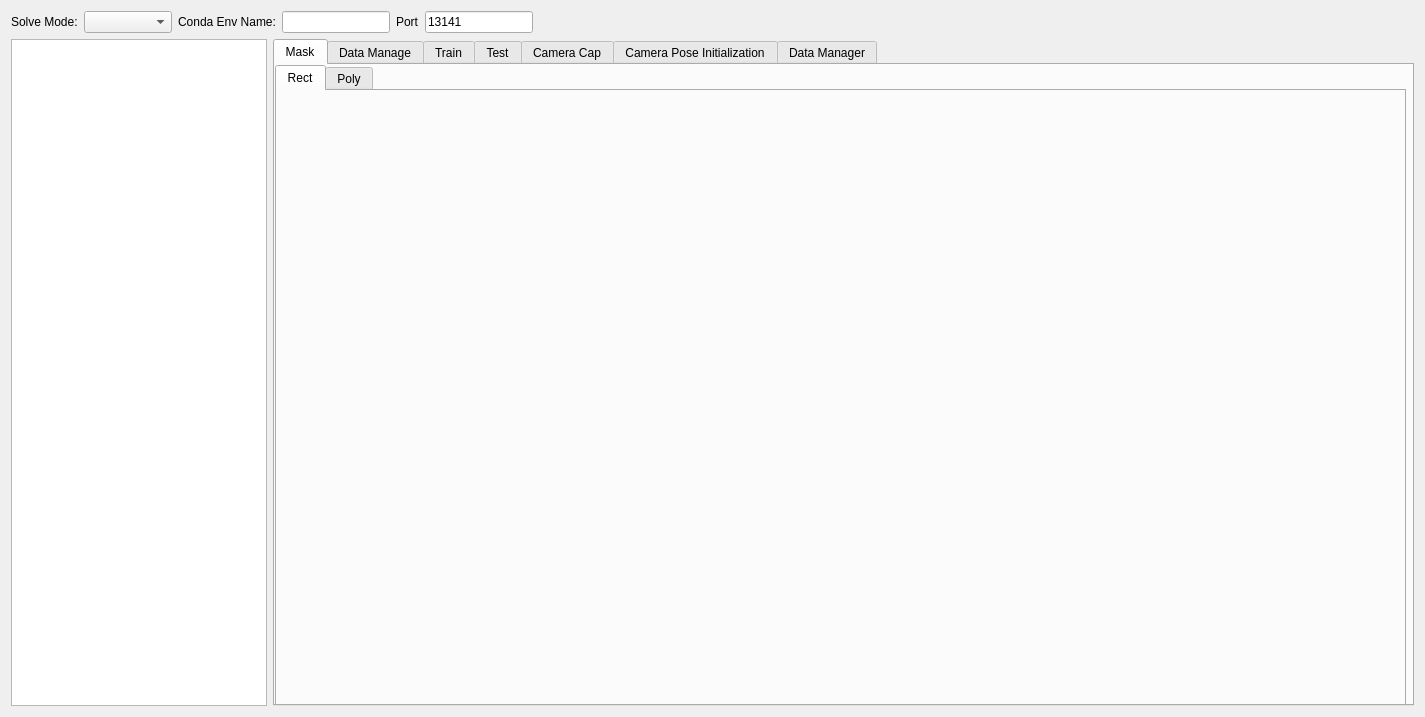
<?xml version="1.0" encoding="UTF-8"?>
<ui version="4.0">
 <class>ClientDialog</class>
 <widget class="QDialog" name="ClientDialog">
  <property name="geometry">
   <rect>
    <x>0</x>
    <y>0</y>
    <width>1425</width>
    <height>717</height>
   </rect>
  </property>
  <property name="windowTitle">
   <string>Dialog</string>
  </property>
  <property name="autoFillBackground">
   <bool>false</bool>
  </property>
  <property name="styleSheet">
   <string notr="true"/>
  </property>
  <layout class="QVBoxLayout" name="verticalLayout_2">
   <item>
    <layout class="QHBoxLayout" name="Layout_Solve_Mode" stretch="0,1,0,0,0,0,10">
     <property name="sizeConstraint">
      <enum>QLayout::SetDefaultConstraint</enum>
     </property>
     <item>
      <widget class="QLabel" name="label_Solve_Mode">
       <property name="text">
        <string>Solve Mode:</string>
       </property>
      </widget>
     </item>
     <item>
      <widget class="QComboBox" name="cBox_SolveMode"/>
     </item>
     <item>
      <widget class="QLabel" name="label_Conda_Env_Name">
       <property name="text">
        <string>Conda Env Name:</string>
       </property>
      </widget>
     </item>
     <item>
      <widget class="QLineEdit" name="lineEdit_Conda_Env_Name"/>
     </item>
     <item>
      <widget class="QLabel" name="label_Port">
       <property name="text">
        <string>Port</string>
       </property>
      </widget>
     </item>
     <item>
      <widget class="QLineEdit" name="lineEdit_Port">
       <property name="text">
        <string>13141</string>
       </property>
      </widget>
     </item>
     <item>
      <spacer name="horizontalSpacer">
       <property name="orientation">
        <enum>Qt::Horizontal</enum>
       </property>
       <property name="sizeHint" stdset="0">
        <size>
         <width>40</width>
         <height>20</height>
        </size>
       </property>
      </spacer>
     </item>
    </layout>
   </item>
   <item>
    <layout class="QHBoxLayout" name="horizontalLayout" stretch="0,7">
     <item>
      <layout class="QVBoxLayout" name="LeftLayout">
       <item>
        <widget class="QPlainTextEdit" name="plainTextEdit"/>
       </item>
      </layout>
     </item>
     <item>
      <layout class="QHBoxLayout" name="ImgLayout">
       <item>
        <widget class="QTabWidget" name="tabWidget">
         <property name="sizePolicy">
          <sizepolicy hsizetype="Expanding" vsizetype="Expanding">
           <horstretch>0</horstretch>
           <verstretch>0</verstretch>
          </sizepolicy>
         </property>
         <property name="tabPosition">
          <enum>QTabWidget::North</enum>
         </property>
         <property name="tabShape">
          <enum>QTabWidget::Rounded</enum>
         </property>
         <property name="currentIndex">
          <number>0</number>
         </property>
         <property name="movable">
          <bool>false</bool>
         </property>
         <widget class="QWidget" name="Tab_Mask">
          <property name="enabled">
           <bool>true</bool>
          </property>
          <property name="sizePolicy">
           <sizepolicy hsizetype="Expanding" vsizetype="Expanding">
            <horstretch>0</horstretch>
            <verstretch>0</verstretch>
           </sizepolicy>
          </property>
          <property name="accessibleName">
           <string/>
          </property>
          <attribute name="title">
           <string>Mask</string>
          </attribute>
          <widget class="QWidget" name="horizontalLayoutWidget_7">
           <property name="geometry">
            <rect>
             <x>0</x>
             <y>0</y>
             <width>1131</width>
             <height>651</height>
            </rect>
           </property>
           <layout class="QHBoxLayout" name="HLayout_MaskMode" stretch="0">
            <property name="sizeConstraint">
             <enum>QLayout::SetDefaultConstraint</enum>
            </property>
            <item>
             <widget class="QTabWidget" name="Tab_MaskMode">
              <property name="currentIndex">
               <number>0</number>
              </property>
              <widget class="QWidget" name="Tab_MaskRect">
               <property name="sizePolicy">
                <sizepolicy hsizetype="Expanding" vsizetype="Expanding">
                 <horstretch>0</horstretch>
                 <verstretch>0</verstretch>
                </sizepolicy>
               </property>
               <attribute name="title">
                <string>Rect</string>
               </attribute>
               <widget class="QWidget" name="horizontalLayoutWidget">
                <property name="geometry">
                 <rect>
                  <x>0</x>
                  <y>0</y>
                  <width>1121</width>
                  <height>621</height>
                 </rect>
                </property>
                <layout class="QHBoxLayout" name="HLayout_mask_rect">
                 <property name="sizeConstraint">
                  <enum>QLayout::SetDefaultConstraint</enum>
                 </property>
                </layout>
               </widget>
              </widget>
              <widget class="QWidget" name="Tab_MaskPoly">
               <attribute name="title">
                <string>Poly</string>
               </attribute>
               <widget class="QWidget" name="horizontalLayoutWidget_4">
                <property name="geometry">
                 <rect>
                  <x>0</x>
                  <y>0</y>
                  <width>1121</width>
                  <height>611</height>
                 </rect>
                </property>
                <layout class="QHBoxLayout" name="HLayout_mask_poly"/>
               </widget>
              </widget>
             </widget>
            </item>
           </layout>
          </widget>
         </widget>
         <widget class="QWidget" name="Tab_DataManage">
          <attribute name="title">
           <string>Data Manage</string>
          </attribute>
          <widget class="QLabel" name="label_folder_type">
           <property name="geometry">
            <rect>
             <x>30</x>
             <y>30</y>
             <width>66</width>
             <height>16</height>
            </rect>
           </property>
           <property name="text">
            <string>Folder Type</string>
           </property>
          </widget>
          <widget class="QProgressBar" name="progressBar_send_obj">
           <property name="geometry">
            <rect>
             <x>30</x>
             <y>90</y>
             <width>151</width>
             <height>20</height>
            </rect>
           </property>
           <property name="value">
            <number>0</number>
           </property>
          </widget>
          <widget class="QComboBox" name="cBox_folder_type">
           <property name="geometry">
            <rect>
             <x>110</x>
             <y>30</y>
             <width>71</width>
             <height>20</height>
            </rect>
           </property>
           <item>
            <property name="text">
             <string>Dataset</string>
            </property>
           </item>
           <item>
            <property name="text">
             <string>OBJ</string>
            </property>
           </item>
          </widget>
          <widget class="QPushButton" name="SendFolderButton">
           <property name="geometry">
            <rect>
             <x>30</x>
             <y>60</y>
             <width>151</width>
             <height>23</height>
            </rect>
           </property>
           <property name="text">
            <string>Send Folder</string>
           </property>
          </widget>
          <widget class="QPushButton" name="Btn_GetReceivedMessage">
           <property name="geometry">
            <rect>
             <x>30</x>
             <y>130</y>
             <width>151</width>
             <height>31</height>
            </rect>
           </property>
           <property name="text">
            <string>Get Files Message</string>
           </property>
          </widget>
          <widget class="QPlainTextEdit" name="plainTextEdit_received_output">
           <property name="geometry">
            <rect>
             <x>220</x>
             <y>20</y>
             <width>891</width>
             <height>191</height>
            </rect>
           </property>
          </widget>
          <widget class="QPushButton" name="Btn_ClearAll">
           <property name="geometry">
            <rect>
             <x>30</x>
             <y>170</y>
             <width>151</width>
             <height>31</height>
            </rect>
           </property>
           <property name="text">
            <string>Clear All</string>
           </property>
          </widget>
          <widget class="QWidget" name="horizontalLayoutWidget_5">
           <property name="geometry">
            <rect>
             <x>10</x>
             <y>270</y>
             <width>1111</width>
             <height>351</height>
            </rect>
           </property>
           <layout class="QHBoxLayout" name="HLayout_mask_dataset_control"/>
          </widget>
         </widget>
         <widget class="QWidget" name="Tab_Train">
          <attribute name="title">
           <string>Train</string>
          </attribute>
          <widget class="QPushButton" name="Btn_GetResult">
           <property name="geometry">
            <rect>
             <x>30</x>
             <y>560</y>
             <width>173</width>
             <height>23</height>
            </rect>
           </property>
           <property name="text">
            <string>Get Latest Result</string>
           </property>
          </widget>
          <widget class="QPushButton" name="Btn_StopTrain">
           <property name="geometry">
            <rect>
             <x>30</x>
             <y>431</y>
             <width>173</width>
             <height>23</height>
            </rect>
           </property>
           <property name="text">
            <string>Stop Train</string>
           </property>
          </widget>
          <widget class="QPushButton" name="Btn_Train">
           <property name="geometry">
            <rect>
             <x>30</x>
             <y>402</y>
             <width>173</width>
             <height>23</height>
            </rect>
           </property>
           <property name="text">
            <string>Train</string>
           </property>
          </widget>
          <widget class="QPushButton" name="Btn_Enhancement">
           <property name="geometry">
            <rect>
             <x>30</x>
             <y>200</y>
             <width>171</width>
             <height>31</height>
            </rect>
           </property>
           <property name="text">
            <string>Start Enhancement</string>
           </property>
          </widget>
          <widget class="QLabel" name="label_DataEnhancementFactor">
           <property name="geometry">
            <rect>
             <x>30</x>
             <y>165</y>
             <width>121</width>
             <height>16</height>
            </rect>
           </property>
           <property name="text">
            <string>Enhancement Factor:</string>
           </property>
          </widget>
          <widget class="QTextEdit" name="textEdit_DataEnhancementFactor">
           <property name="geometry">
            <rect>
             <x>150</x>
             <y>160</y>
             <width>51</width>
             <height>24</height>
            </rect>
           </property>
          </widget>
          <widget class="QLabel" name="label_MaxObjNum">
           <property name="geometry">
            <rect>
             <x>30</x>
             <y>65</y>
             <width>121</width>
             <height>16</height>
            </rect>
           </property>
           <property name="text">
            <string>Max OBJ Num / Img :</string>
           </property>
          </widget>
          <widget class="QTextEdit" name="textEdit_MaxObjNum">
           <property name="geometry">
            <rect>
             <x>150</x>
             <y>60</y>
             <width>51</width>
             <height>24</height>
            </rect>
           </property>
          </widget>
          <widget class="QPushButton" name="Btn_DataChange">
           <property name="geometry">
            <rect>
             <x>30</x>
             <y>340</y>
             <width>171</width>
             <height>31</height>
            </rect>
           </property>
           <property name="text">
            <string>Start DataChange</string>
           </property>
          </widget>
          <widget class="QLabel" name="label_CreateDataNum">
           <property name="geometry">
            <rect>
             <x>30</x>
             <y>30</y>
             <width>121</width>
             <height>21</height>
            </rect>
           </property>
           <property name="text">
            <string>Create Data Num   :</string>
           </property>
          </widget>
          <widget class="QTextEdit" name="textEdit_CreateDataNum">
           <property name="geometry">
            <rect>
             <x>150</x>
             <y>30</y>
             <width>51</width>
             <height>24</height>
            </rect>
           </property>
          </widget>
          <widget class="QPushButton" name="Btn_CreateData">
           <property name="geometry">
            <rect>
             <x>30</x>
             <y>90</y>
             <width>171</width>
             <height>31</height>
            </rect>
           </property>
           <property name="text">
            <string>Start Create Data</string>
           </property>
          </widget>
          <widget class="QLabel" name="label_LabelNum">
           <property name="geometry">
            <rect>
             <x>30</x>
             <y>310</y>
             <width>121</width>
             <height>16</height>
            </rect>
           </property>
           <property name="text">
            <string>Label Num :</string>
           </property>
          </widget>
          <widget class="QLineEdit" name="lineEdit_LabelNum">
           <property name="geometry">
            <rect>
             <x>150</x>
             <y>305</y>
             <width>51</width>
             <height>24</height>
            </rect>
           </property>
          </widget>
          <widget class="QLineEdit" name="lineEdit_TrainPercent">
           <property name="geometry">
            <rect>
             <x>150</x>
             <y>270</y>
             <width>51</width>
             <height>24</height>
            </rect>
           </property>
          </widget>
          <widget class="QLabel" name="label_TrainPercent">
           <property name="geometry">
            <rect>
             <x>30</x>
             <y>275</y>
             <width>121</width>
             <height>16</height>
            </rect>
           </property>
           <property name="text">
            <string>Train / Total(%) :</string>
           </property>
          </widget>
          <widget class="QPushButton" name="Btn_Valid">
           <property name="geometry">
            <rect>
             <x>30</x>
             <y>460</y>
             <width>173</width>
             <height>23</height>
            </rect>
           </property>
           <property name="text">
            <string>Valid</string>
           </property>
          </widget>
          <widget class="QPushButton" name="Btn_SetResult">
           <property name="geometry">
            <rect>
             <x>30</x>
             <y>610</y>
             <width>173</width>
             <height>23</height>
            </rect>
           </property>
           <property name="text">
            <string>Set Model Result</string>
           </property>
          </widget>
          <widget class="QLineEdit" name="lineEdit_ReturnResultFolderName">
           <property name="geometry">
            <rect>
             <x>30</x>
             <y>530</y>
             <width>171</width>
             <height>21</height>
            </rect>
           </property>
          </widget>
          <widget class="QProgressBar" name="progressBar_ResultTrans">
           <property name="geometry">
            <rect>
             <x>30</x>
             <y>587</y>
             <width>171</width>
             <height>20</height>
            </rect>
           </property>
           <property name="value">
            <number>0</number>
           </property>
          </widget>
         </widget>
         <widget class="QWidget" name="Tab_Test">
          <attribute name="title">
           <string>Test</string>
          </attribute>
          <widget class="QLabel" name="label_output_img">
           <property name="geometry">
            <rect>
             <x>670</x>
             <y>30</y>
             <width>450</width>
             <height>450</height>
            </rect>
           </property>
           <property name="text">
            <string>Output Image</string>
           </property>
           <property name="alignment">
            <set>Qt::AlignCenter</set>
           </property>
          </widget>
          <widget class="QPushButton" name="processBtn_darknet">
           <property name="geometry">
            <rect>
             <x>30</x>
             <y>130</y>
             <width>173</width>
             <height>23</height>
            </rect>
           </property>
           <property name="text">
            <string>Darknet Process</string>
           </property>
          </widget>
          <widget class="QPushButton" name="processBtn_lapnet">
           <property name="geometry">
            <rect>
             <x>30</x>
             <y>90</y>
             <width>173</width>
             <height>23</height>
            </rect>
           </property>
           <property name="text">
            <string>LapNet Process</string>
           </property>
          </widget>
          <widget class="QPushButton" name="OpenImgButton">
           <property name="geometry">
            <rect>
             <x>30</x>
             <y>40</y>
             <width>171</width>
             <height>23</height>
            </rect>
           </property>
           <property name="text">
            <string>OpenImage</string>
           </property>
          </widget>
          <widget class="QLabel" name="label_input_img">
           <property name="geometry">
            <rect>
             <x>210</x>
             <y>30</y>
             <width>450</width>
             <height>450</height>
            </rect>
           </property>
           <property name="sizePolicy">
            <sizepolicy hsizetype="Preferred" vsizetype="Preferred">
             <horstretch>0</horstretch>
             <verstretch>0</verstretch>
            </sizepolicy>
           </property>
           <property name="text">
            <string>Input Image</string>
           </property>
           <property name="alignment">
            <set>Qt::AlignCenter</set>
           </property>
          </widget>
          <widget class="QPushButton" name="Btn_InitModel">
           <property name="geometry">
            <rect>
             <x>30</x>
             <y>260</y>
             <width>171</width>
             <height>61</height>
            </rect>
           </property>
           <property name="text">
            <string>Init Model</string>
           </property>
          </widget>
          <widget class="QPushButton" name="processBtn_poly_yolo">
           <property name="geometry">
            <rect>
             <x>30</x>
             <y>170</y>
             <width>173</width>
             <height>23</height>
            </rect>
           </property>
           <property name="text">
            <string>Poly Yolo Process</string>
           </property>
          </widget>
          <widget class="QPushButton" name="Btn_DarknetTest">
           <property name="geometry">
            <rect>
             <x>30</x>
             <y>420</y>
             <width>171</width>
             <height>61</height>
            </rect>
           </property>
           <property name="text">
            <string>Darknet Test</string>
           </property>
          </widget>
          <widget class="QProgressBar" name="progressBar_SendTestFile">
           <property name="geometry">
            <rect>
             <x>30</x>
             <y>490</y>
             <width>171</width>
             <height>20</height>
            </rect>
           </property>
           <property name="value">
            <number>0</number>
           </property>
          </widget>
          <widget class="QCheckBox" name="checkBox_LoadNet">
           <property name="geometry">
            <rect>
             <x>30</x>
             <y>220</y>
             <width>71</width>
             <height>16</height>
            </rect>
           </property>
           <property name="text">
            <string>Load Net</string>
           </property>
          </widget>
          <widget class="QLabel" name="label_Thresh">
           <property name="geometry">
            <rect>
             <x>30</x>
             <y>240</y>
             <width>51</width>
             <height>16</height>
            </rect>
           </property>
           <property name="text">
            <string>Thresh :</string>
           </property>
          </widget>
          <widget class="QLineEdit" name="lineEdit_Thresh">
           <property name="geometry">
            <rect>
             <x>80</x>
             <y>238</y>
             <width>41</width>
             <height>20</height>
            </rect>
           </property>
          </widget>
          <widget class="QLabel" name="label_ImageDir">
           <property name="geometry">
            <rect>
             <x>40</x>
             <y>535</y>
             <width>71</width>
             <height>21</height>
            </rect>
           </property>
           <property name="text">
            <string>Image Dir :</string>
           </property>
          </widget>
          <widget class="QLineEdit" name="lineEdit_ImageDir">
           <property name="geometry">
            <rect>
             <x>120</x>
             <y>530</y>
             <width>751</width>
             <height>31</height>
            </rect>
           </property>
          </widget>
          <widget class="QLineEdit" name="lineEdit_OutputDir">
           <property name="geometry">
            <rect>
             <x>120</x>
             <y>575</y>
             <width>751</width>
             <height>31</height>
            </rect>
           </property>
           <property name="text">
            <string/>
           </property>
          </widget>
          <widget class="QLabel" name="label_ImageDir_2">
           <property name="geometry">
            <rect>
             <x>40</x>
             <y>580</y>
             <width>71</width>
             <height>21</height>
            </rect>
           </property>
           <property name="text">
            <string>Image Dir :</string>
           </property>
          </widget>
          <widget class="QPushButton" name="Btn_SelectImageDir">
           <property name="geometry">
            <rect>
             <x>910</x>
             <y>530</y>
             <width>91</width>
             <height>31</height>
            </rect>
           </property>
           <property name="text">
            <string>Select</string>
           </property>
          </widget>
          <widget class="QPushButton" name="Btn_SelectOutputDir">
           <property name="geometry">
            <rect>
             <x>910</x>
             <y>575</y>
             <width>91</width>
             <height>31</height>
            </rect>
           </property>
           <property name="text">
            <string>Select</string>
           </property>
          </widget>
         </widget>
         <widget class="QWidget" name="tab_Camera_Cap">
          <attribute name="title">
           <string>Camera Cap</string>
          </attribute>
          <widget class="QPushButton" name="Btn_CameraCap">
           <property name="geometry">
            <rect>
             <x>200</x>
             <y>10</y>
             <width>320</width>
             <height>40</height>
            </rect>
           </property>
           <property name="text">
            <string>Start Camera Cap</string>
           </property>
          </widget>
          <widget class="QPushButton" name="Btn_StopCameraCap">
           <property name="geometry">
            <rect>
             <x>610</x>
             <y>10</y>
             <width>320</width>
             <height>40</height>
            </rect>
           </property>
           <property name="text">
            <string>Stop Camera Cap</string>
           </property>
          </widget>
          <widget class="QWidget" name="horizontalLayoutWidget_2">
           <property name="geometry">
            <rect>
             <x>10</x>
             <y>70</y>
             <width>1111</width>
             <height>561</height>
            </rect>
           </property>
           <layout class="QHBoxLayout" name="HLayout_people_detect_img"/>
          </widget>
          <widget class="QCheckBox" name="checkBox_ShowMask">
           <property name="geometry">
            <rect>
             <x>30</x>
             <y>20</y>
             <width>91</width>
             <height>21</height>
            </rect>
           </property>
           <property name="text">
            <string>Show Mask</string>
           </property>
          </widget>
          <widget class="QCheckBox" name="checkBox_SaveCap">
           <property name="geometry">
            <rect>
             <x>1020</x>
             <y>20</y>
             <width>91</width>
             <height>21</height>
            </rect>
           </property>
           <property name="text">
            <string>Save Cap</string>
           </property>
          </widget>
         </widget>
         <widget class="QWidget" name="tab_Camera_Pose_Initialization">
          <attribute name="title">
           <string>Camera Pose Initialization</string>
          </attribute>
          <widget class="QWidget" name="horizontalLayoutWidget_3">
           <property name="geometry">
            <rect>
             <x>10</x>
             <y>40</y>
             <width>1111</width>
             <height>591</height>
            </rect>
           </property>
           <layout class="QHBoxLayout" name="HLayout_camera_mask"/>
          </widget>
          <widget class="QCheckBox" name="checkBox_ChoosePointPair">
           <property name="geometry">
            <rect>
             <x>530</x>
             <y>10</y>
             <width>121</width>
             <height>16</height>
            </rect>
           </property>
           <property name="text">
            <string>Choose Point Pair</string>
           </property>
          </widget>
          <widget class="QPushButton" name="Btn_GetCameraFrame">
           <property name="geometry">
            <rect>
             <x>300</x>
             <y>10</y>
             <width>141</width>
             <height>23</height>
            </rect>
           </property>
           <property name="text">
            <string>Get Camera Frame</string>
           </property>
          </widget>
          <widget class="QPushButton" name="Btn_InitCamera">
           <property name="geometry">
            <rect>
             <x>730</x>
             <y>10</y>
             <width>131</width>
             <height>21</height>
            </rect>
           </property>
           <property name="text">
            <string>Init Camera</string>
           </property>
          </widget>
          <widget class="QLabel" name="label_DetectDensity">
           <property name="geometry">
            <rect>
             <x>20</x>
             <y>10</y>
             <width>121</width>
             <height>21</height>
            </rect>
           </property>
           <property name="text">
            <string>detect density:</string>
           </property>
          </widget>
          <widget class="QLineEdit" name="lineEdit_DetectDensity">
           <property name="geometry">
            <rect>
             <x>140</x>
             <y>10</y>
             <width>41</width>
             <height>21</height>
            </rect>
           </property>
          </widget>
         </widget>
         <widget class="QWidget" name="tab_DataManager">
          <attribute name="title">
           <string>Data Manager</string>
          </attribute>
          <widget class="QWidget" name="horizontalLayoutWidget_6">
           <property name="geometry">
            <rect>
             <x>10</x>
             <y>10</y>
             <width>1111</width>
             <height>621</height>
            </rect>
           </property>
           <layout class="QHBoxLayout" name="HLayout_DataManager"/>
          </widget>
         </widget>
        </widget>
       </item>
      </layout>
     </item>
    </layout>
   </item>
  </layout>
 </widget>
 <resources/>
 <connections/>
</ui>
